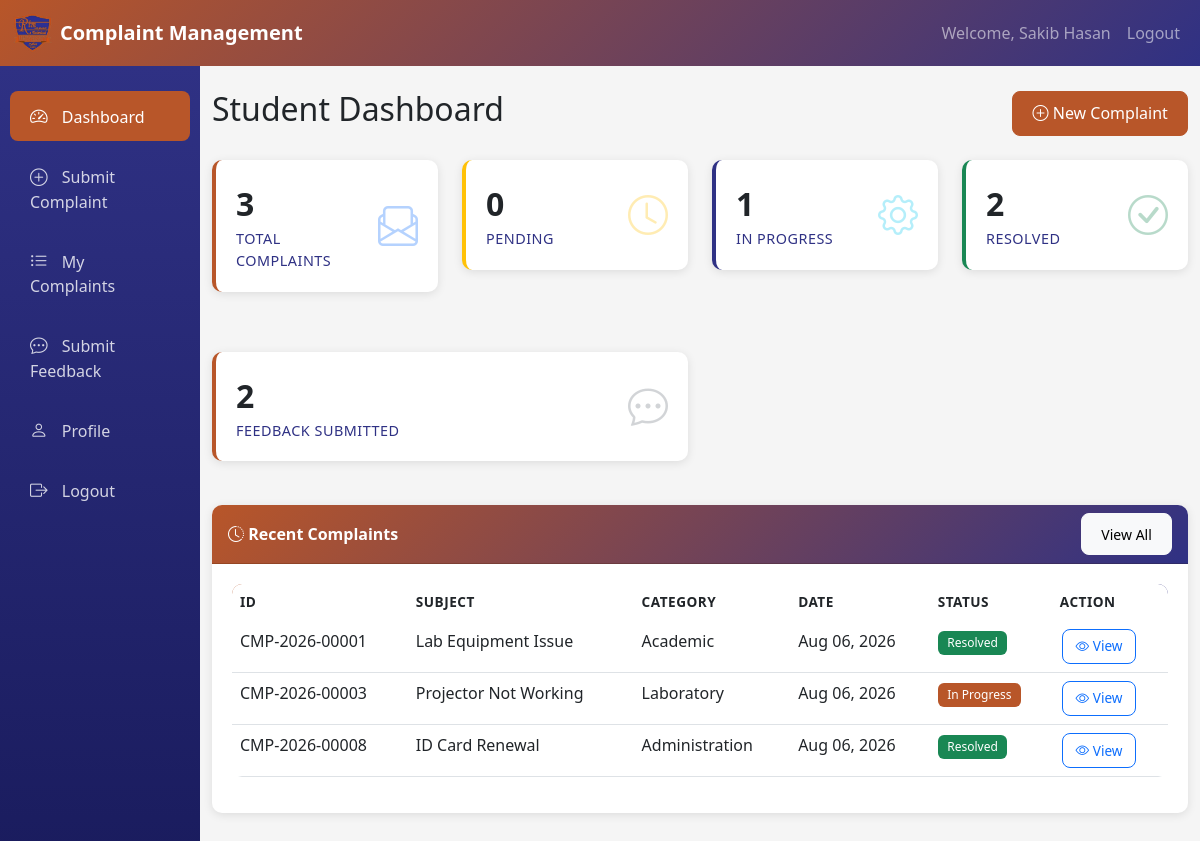
The page /student/dashboard.php (signed in) on the database its author committed.
### tables this page shows
CREATE TABLE IF NOT EXISTS students (
    id INT AUTO_INCREMENT PRIMARY KEY,
    name VARCHAR(100) NOT NULL,
    student_id VARCHAR(20) NOT NULL UNIQUE,
    email VARCHAR(100) NOT NULL UNIQUE,
    phone VARCHAR(20),
    department VARCHAR(100),
    password VARCHAR(255) NOT NULL,
    status ENUM('active', 'inactive') DEFAULT 'active',
    created_at TIMESTAMP DEFAULT CURRENT_TIMESTAMP,
    updated_at TIMESTAMP DEFAULT CURRENT_TIMESTAMP ON UPDATE CURRENT_TIMESTAMP,
    INDEX idx_student_id (student_id),
    INDEX idx_student_email (email),
    INDEX idx_student_status (status)
);

CREATE TABLE IF NOT EXISTS complaints (
    id INT AUTO_INCREMENT PRIMARY KEY,
    complaint_number VARCHAR(20) NOT NULL UNIQUE,
    student_id INT NOT NULL,
    category_id INT NOT NULL,
    subject VARCHAR(200) NOT NULL,
    description TEXT NOT NULL,
    attachment VARCHAR(255),
    status ENUM('Pending', 'Under Review', 'In Progress', 'Resolved', 'Rejected') DEFAULT 'Pending',
    admin_response TEXT,
    responded_by INT,
    responded_at TIMESTAMP NULL,
    created_at TIMESTAMP DEFAULT CURRENT_TIMESTAMP,
    updated_at TIMESTAMP DEFAULT CURRENT_TIMESTAMP ON UPDATE CURRENT_TIMESTAMP,
    FOREIGN KEY (student_id) REFERENCES students(id) ON DELETE CASCADE,
    FOREIGN KEY (category_id) REFERENCES categories(id) ON DELETE RESTRICT,
    FOREIGN KEY (responded_by) REFERENCES admins(id) ON DELETE SET NULL,
    INDEX idx_complaint_number (complaint_number),
    INDEX idx_complaint_student (student_id),
    INDEX idx_complaint_category (category_id),
    INDEX idx_complaint_status (status),
    INDEX idx_complaint_created (created_at)
);

CREATE TABLE IF NOT EXISTS categories (
    id INT AUTO_INCREMENT PRIMARY KEY,
    name VARCHAR(100) NOT NULL UNIQUE,
    status ENUM('active', 'inactive') DEFAULT 'active',
    created_at TIMESTAMP DEFAULT CURRENT_TIMESTAMP,
    updated_at TIMESTAMP DEFAULT CURRENT_TIMESTAMP ON UPDATE CURRENT_TIMESTAMP,
    INDEX idx_category_name (name),
    INDEX idx_category_status (status)
);

### includes/auth.php (called while the page is built, shortened)
<?php
function isLoggedIn() {
    return isset($_SESSION['user_id']) && isset($_SESSION['user_type']);
}
function isStudent() {
    return isLoggedIn() && $_SESSION['user_type'] === 'student';
}
function formatDate($date) {
    return date('M d, Y', strtotime($date));
}
?>

### includes/student_auth.php (called while the page is built, shortened)
<?php
require_once __DIR__ . '/auth.php';
function getCurrentStudent() {
    if (isStudent()) {
        global $pdo;
        $stmt = $pdo->prepare("SELECT * FROM students WHERE id = ? AND status = 'active'");
        $stmt->execute([$_SESSION['user_id']]);
        return $stmt->fetch();
    }
    return null;
}
?>

### student/dashboard.php (the view, shortened to what this page needs)
<?php
require_once '../includes/auth.php';
require_once '../includes/student_auth.php';
require_once '../config/database.php';
$student = getCurrentStudent();
$stmt = $pdo->prepare("SELECT
    COUNT(*) as total,
    SUM(CASE WHEN status = 'Pending' THEN 1 ELSE 0 END) as pending,
    SUM(CASE WHEN status = 'In Progress' THEN 1 ELSE 0 END) as in_progress,
    SUM(CASE WHEN status = 'Resolved' THEN 1 ELSE 0 END) as resolved
    FROM complaints WHERE student_id = ?");
$stmt->execute([$student['id']]);
$stats = $stmt->fetch();
$stmt = $pdo->prepare("SELECT COUNT(*) as total FROM feedback WHERE student_id = ?");
$stmt->execute([$student['id']]);
$feedback_count = $stmt->fetch()['total'];
$stmt = $pdo->prepare("SELECT c.*, cat.name as category_name
    FROM complaints c
    JOIN categories cat ON c.category_id = cat.id
    WHERE c.student_id = ?
    ORDER BY c.created_at DESC
    LIMIT 5");
$stmt->execute([$student['id']]);
$recent_complaints = $stmt->fetchAll();
?>
<!DOCTYPE html>
<html lang="en">
<head>
    <link href="https://cdn.jsdelivr.net/npm/bootstrap@5.3.0/dist/css/bootstrap.min.css" rel="stylesheet">
    <link href="https://cdn.jsdelivr.net/npm/bootstrap-icons@1.10.0/font/bootstrap-icons.css" rel="stylesheet">
    <link href="/includes/assets/css/style.css" rel="stylesheet">
</head>
<body>
    <nav class="navbar navbar-expand-lg navbar-dark" style="background: linear-gradient(135deg, var(--primary-color), var(--secondary-color));">
        <div class="container-fluid">
            <a class="navbar-brand d-flex align-items-center" href="/student/dashboard.php">
                <img src="/img/rtm-icon.png" alt="RTM Logo" width="40" height="40" class="me-2">
                Complaint Management
            </a>
            <div class="collapse navbar-collapse" id="navbarNav">
                <ul class="navbar-nav ms-auto">
                    <li class="nav-item">
                        <span class="nav-link">Welcome, <?php echo htmlspecialchars($student['name']); ?></span>
                    </li>
                    <li class="nav-item">
                        <a class="nav-link" href="/student/logout.php">Logout</a>
                    </li>
                </ul>
            </div>
        </div>
    </nav>
    <div class="container-fluid">
        <div class="row">
            <div class="col-md-3 col-lg-2 sidebar">
                <nav class="nav flex-column">
                    <a class="nav-link active" href="/student/dashboard.php">
                        <i class="bi bi-speedometer2"></i> Dashboard
                    </a>
                    <a class="nav-link" href="/student/submit-complaint.php">
                        <i class="bi bi-plus-circle"></i> Submit Complaint
                    </a>
                    <a class="nav-link" href="/student/complaints.php">
                        <i class="bi bi-list-ul"></i> My Complaints
                    </a>
                    <a class="nav-link" href="/student/feedback.php">
                        <i class="bi bi-chat-dots"></i> Submit Feedback
                    </a>
                    <a class="nav-link" href="/student/profile.php">
                        <i class="bi bi-person"></i> Profile
                    </a>
                    <a class="nav-link" href="/student/logout.php">
                        <i class="bi bi-box-arrow-right"></i> Logout
                    </a>
                </nav>
            </div>
            <div class="col-md-9 col-lg-10 py-4">
                <div class="d-flex justify-content-between align-items-center mb-4">
                    <h2>Student Dashboard</h2>
                    <a href="/student/submit-complaint.php" class="btn btn-primary">
                        <i class="bi bi-plus-circle"></i> New Complaint
                    </a>
                </div>
                <div class="row mb-4">
                    <div class="col-md-3 mb-3">
                        <div class="card stat-card primary">
                            <div class="card-body d-flex justify-content-between align-items-center">
                                <div>
                                    <div class="stat-number"><?php echo $stats['total']; ?></div>
                                    <div class="stat-label">Total Complaints</div>
                                </div>
                                <i class="bi bi-envelope-paper stat-icon text-primary"></i>
                            </div>
                        </div>
                    </div>
                    <div class="col-md-3 mb-3">
                        <div class="card stat-card warning">
                            <div class="card-body d-flex justify-content-between align-items-center">
                                <div>
                                    <div class="stat-number"><?php echo $stats['pending']; ?></div>
                                    <div class="stat-label">Pending</div>
                                </div>
                                <i class="bi bi-clock stat-icon text-warning"></i>
                            </div>
                        </div>
                    </div>
                    <div class="col-md-3 mb-3">
                        <div class="card stat-card info">
                            <div class="card-body d-flex justify-content-between align-items-center">
                                <div>
                                    <div class="stat-number"><?php echo $stats['in_progress']; ?></div>
                                    <div class="stat-label">In Progress</div>
                                </div>
                                <i class="bi bi-gear stat-icon text-info"></i>
                            </div>
                        </div>
                    </div>
                    <div class="col-md-3 mb-3">
                        <div class="card stat-card success">
                            <div class="card-body d-flex justify-content-between align-items-center">
                                <div>
                                    <div class="stat-number"><?php echo $stats['resolved']; ?></div>
                                    <div class="stat-label">Resolved</div>
                                </div>
                                <i class="bi bi-check-circle stat-icon text-success"></i>
                            </div>
                        </div>
                    </div>
                </div>
                <div class="row mb-4">
                    <div class="col-md-6">
                        <div class="card stat-card">
                            <div class="card-body d-flex justify-content-between align-items-center">
                                <div>
                                    <div class="stat-number"><?php echo $feedback_count; ?></div>
                                    <div class="stat-label">Feedback Submitted</div>
                                </div>
                                <i class="bi bi-chat-dots stat-icon text-secondary"></i>
                            </div>
                        </div>
                    </div>
                </div>
                <div class="card">
                    <div class="card-header d-flex justify-content-between align-items-center">
                        <span><i class="bi bi-clock-history"></i> Recent Complaints</span>
                        <a href="/student/complaints.php" class="btn btn-sm btn-light">View All</a>
                    </div>
                    <div class="card-body">
                        <?php if (empty($recent_complaints)): ?>
                            <div class="text-center py-4">
                                <i class="bi bi-inbox" style="font-size: 3rem; color: #dee2e6;"></i>
                                <p class="mt-3 text-muted">No complaints submitted yet.</p>
                                <a href="/student/submit-complaint.php" class="btn btn-primary">Submit Your First Complaint</a>
                            </div>
                        <?php else: ?>
                            <div class="table-responsive">
                                <table class="table table-hover">
                                    <thead>
                                        <tr>
                                            <th>ID</th>
                                            <th>Subject</th>
                                            <th>Category</th>
                                            <th>Date</th>
                                            <th>Status</th>
                                            <th>Action</th>
                                        </tr>
                                    </thead>
                                    <tbody>
                                        <?php foreach ($recent_complaints as $complaint): ?>
                                            <tr>
                                                <td><?php echo htmlspecialchars($complaint['complaint_number']); ?></td>
                                                <td><?php echo htmlspecialchars($complaint['subject']); ?></td>
                                                <td><?php echo htmlspecialchars($complaint['category_name']); ?></td>
                                                <td><?php echo formatDate($complaint['created_at']); ?></td>
                                                <td>
                                                    <span class="badge badge-<?php echo str_replace(' ', '-', $complaint['status']); ?>">
                                                        <?php echo htmlspecialchars($complaint['status']); ?>
                                                    </span>
                                                </td>
                                                <td>
                                                    <a href="/student/complaint-view.php?id=<?php echo $complaint['id']; ?>"
                                                       class="btn btn-sm btn-outline-primary action-btn">
                                                        <i class="bi bi-eye"></i> View
                                                    </a>
                                                </td>
                                            </tr>
                                        <?php endforeach; ?>
                                    </tbody>
                                </table>
                            </div>
                        <?php endif; ?>
                    </div>
                </div>
            </div>
        </div>
    </div>
</body>
</html>

### includes/assets/css/style.css (style rules this page uses)
:root { --primary-color: #b85629; --secondary-color: #2f3184; --success-color: #198754; --danger-color: #dc3545; --warning-color: #ffc107; --info-color: #0dcaf0; --light-color: #f8f9fa; --dark-color: #212529; }
body { font-family: 'Segoe UI', Tahoma, Geneva, Verdana, sans-serif; background-color: #f5f5f5; }
.navbar-brand { font-weight: 600; font-size: 1.25rem; }
.card { border: none; border-radius: 10px; box-shadow: 0 2px 10px rgba(0, 0, 0, 0.1); margin-bottom: 20px; }
.card-header { background: linear-gradient(135deg, var(--primary-color), var(--secondary-color)); color: white; border-radius: 10px 10px 0 0 !important; font-weight: 600; }
.card-body { padding: 20px; }
.stat-card { border-left: 4px solid var(--primary-color); transition: transform 0.2s; }
.stat-card.primary { border-left-color: var(--primary-color); }
.stat-card.success { border-left-color: var(--success-color); }
.stat-card.warning { border-left-color: var(--warning-color); }
.stat-card.info { border-left-color: var(--secondary-color); }
.stat-card .stat-icon { font-size: 2.5rem; opacity: 0.3; }
.stat-card .stat-number { font-size: 2rem; font-weight: 700; color: var(--dark-color); }
.stat-card .stat-label { color: var(--secondary-color); font-size: 0.9rem; text-transform: uppercase; letter-spacing: 0.5px; }
.table { background-color: white; border-radius: 10px; overflow: hidden; }
.table thead { background: linear-gradient(135deg, var(--primary-color), var(--secondary-color)); color: white; }
.table thead th { border: none; font-weight: 600; text-transform: uppercase; font-size: 0.85rem; letter-spacing: 0.5px; }
.table tbody tr { transition: background-color 0.2s; }
.badge { padding: 0.5em 0.8em; font-weight: 500; }
.badge-In-Progress { background-color: var(--primary-color); color: white; }
.badge-Resolved { background-color: var(--success-color); color: white; }
.btn { border-radius: 8px; padding: 0.6rem 1.2rem; font-weight: 500; }
.btn-primary { background-color: var(--primary-color); border-color: var(--primary-color); }
.sidebar { background: linear-gradient(180deg, var(--secondary-color) 0%, #1a1c5e 100%); min-height: calc(100vh - 56px); padding: 20px 0; }
.sidebar .nav-link { color: rgba(255, 255, 255, 0.8); padding: 12px 20px; border-radius: 8px; margin: 5px 10px; transition: all 0.2s; }
.sidebar .nav-link:hover, .sidebar .nav-link.active { background-color: var(--primary-color); color: white; }
.sidebar .nav-link i { margin-right: 10px; font-size: 1.1rem; }
.action-btn { padding: 0.4rem 0.8rem; font-size: 0.85rem; margin: 0 2px; }

### rows shown on the page
students: name "Sakib Hasan"
complaints: complaint_number "CMP-2026-00001", subject "Lab Equipment Issue", category.name "Academic", created_at "Aug 06, 2026", status "Resolved"
complaints: complaint_number "CMP-2026-00003", subject "Projector Not Working", category.name "Laboratory", created_at "Aug 06, 2026", status "In Progress"
complaints: complaint_number "CMP-2026-00008", subject "ID Card Renewal", category.name "Administration", created_at "Aug 06, 2026", status "Resolved"

### other values the page prints
$stats['total'] "3"
$stats['pending'] "0"
$stats['in_progress'] "1"
$stats['resolved'] "2"
$feedback_count "2"
